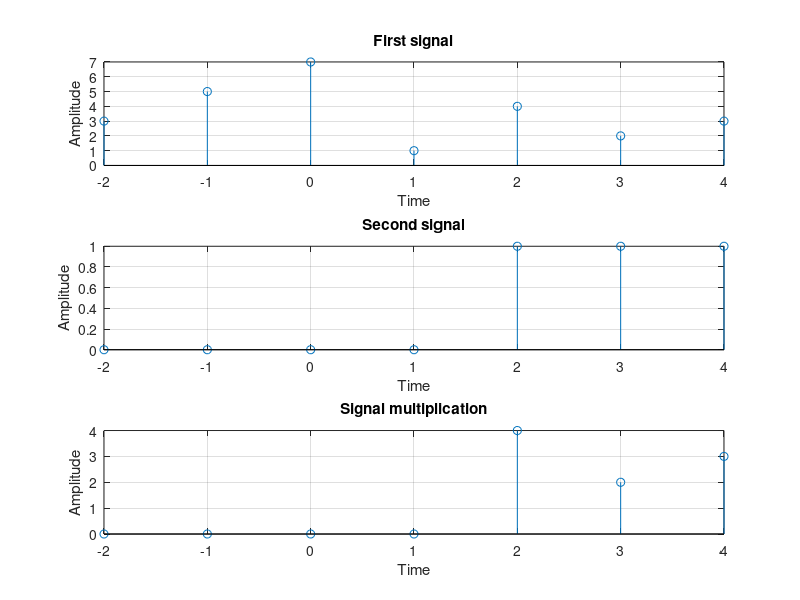

Recreate this plot in MATLAB.
t=-2:1:4;
u1=[3 5 7 1 4 2 3];
subplot(3,1,1)
stem(t,u1)
hold on
grid on
xlabel("Time")
ylabel("Amplitude")
title("First signal")
u2=(t>=2);
subplot(3,1,2)
stem(t,u2)
hold on
grid on
xlabel("Time")
ylabel("Amplitude")
title("Second signal")
y=(u1.*u2);
subplot(3,1,3)
stem(t,y)
hold on
grid on
xlabel("Time")
ylabel("Amplitude")
title("Signal multiplication")
